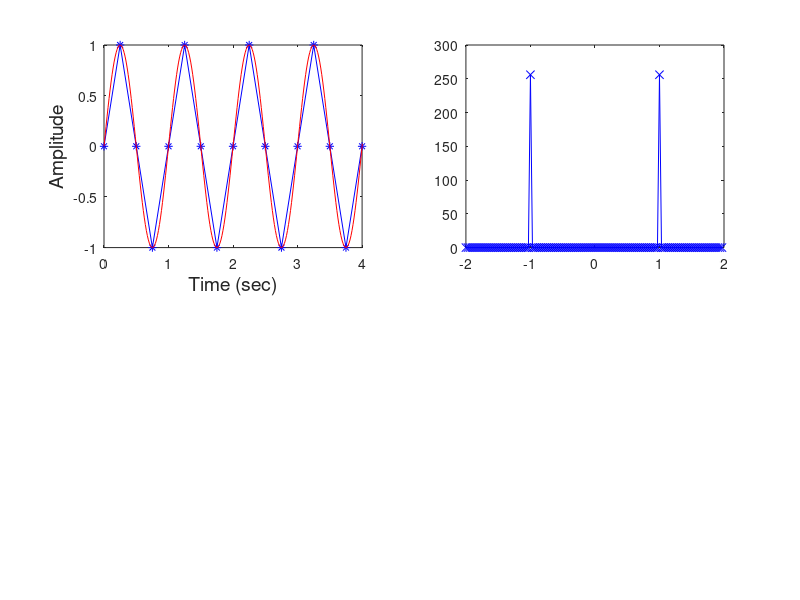

This chart was generated by the following MATLAB code: (Note: this script raises an error after producing the figure.)
% script to illustrate aliasing for a sine wave sampled too slowly
%
%%%%%%%%%%%%%%%%%%%%%%%%%%%%%%%%%%%%%%%%%%%%%%%%%%%%%%%%%%%%%%%%%%%%%%%

% parameters for sine wave
T0 = 1; % period of sine wave (sec)
f0 = 1/T0; % frequency of sine wave (Hz)
numPeriods = 32;
T = numPeriods*T0; % total observation time 
deltaF = 1/T;

% nyquist and sampling periods
% (aliasing when f0>fN; power aliased back to 2*fN-f0)
fN = [2*f0 0.75*f0];
fS = 2*fN;
deltaT = 1./fS;

% 'smooth' reference sine wave
deltaT0 = T0/64; % 64 points per cycle
N0 = floor(T/deltaT0);
tlow = 0;
t0 = tlow + deltaT0*[0:N0-1]; 
x0 = sin(2*pi*f0*t0);

for ii=1:length(fS)

  % discrete times
  N= floor(T/deltaT(ii));
  t = tlow + deltaT(ii)*[0:N-1]';

  % discretised sine wave
  x= sin(2*pi*f0*t);

  % discrete frequencies
  f = -fN(ii)+deltaF*[0:N-1]';

  % plot time-series
  figure(1)
  subplot(2,2,2*ii-1)
  plot(t, x, 'b*-', t0, x0, 'r-');
  xlabel('Time (sec)', 'fontsize', 14)
  ylabel('Amplitude', 'fontsize', 14);
  xlim([0 4*T0]); % plot only 4 periods

  % plot dft
  dft_x = fftshift(fft(x));
  subplot(2,2,2*ii)
  plot(f, abs(deltaT(ii)*dft_x).^2, 'b-x');
  vline(f0, 'r-');
  vline(-f0, 'r-');
  xlabel('f (Hz)','fontsize',14);
  ylabel('Abs square of DFT','fontsize',14);
  xlim([-max(fN) max(fN)]); % put on same frequency scale

end

print -depsc2 -f1 aliasing.eps

